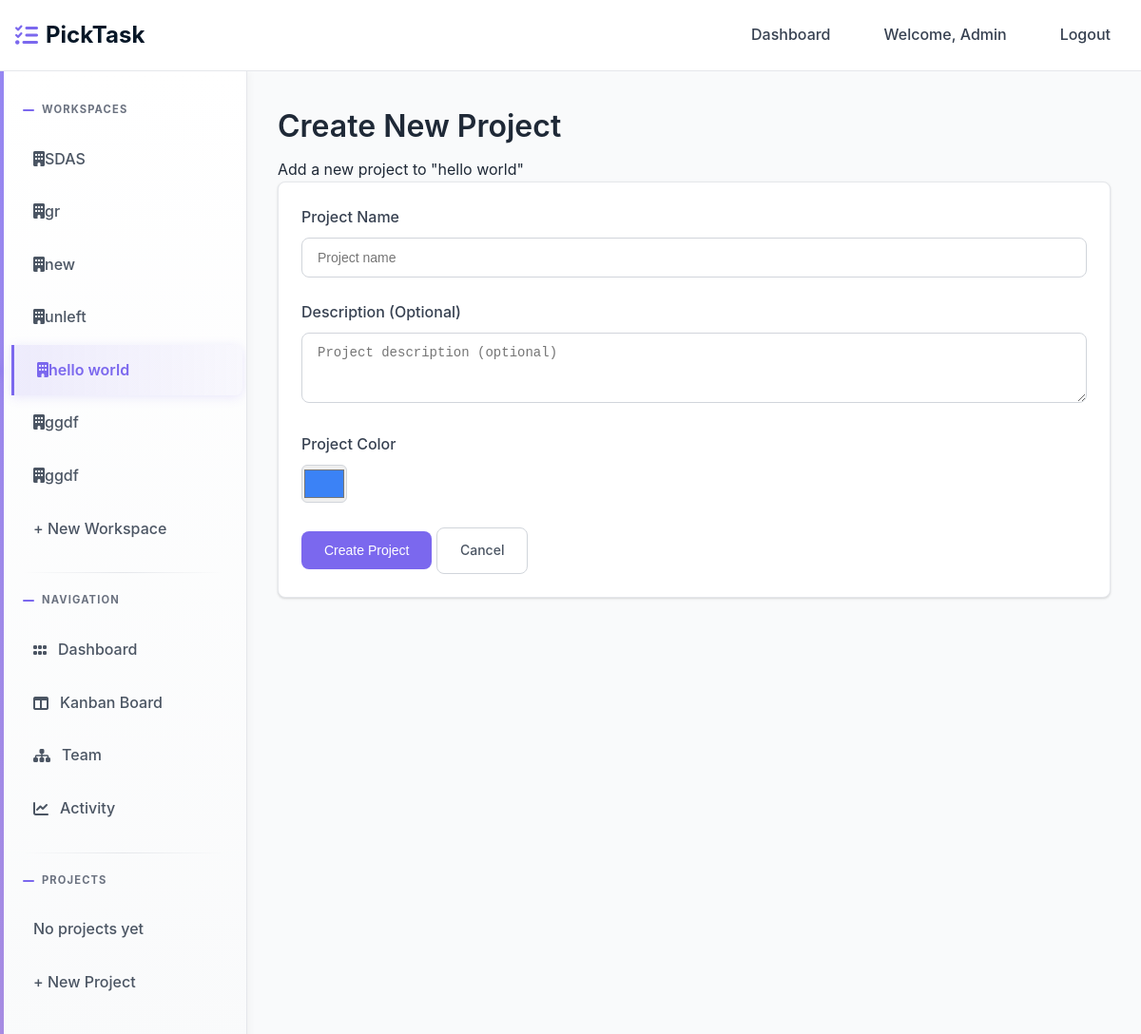
The page /workspace/3/projects/create/ (signed in) on the database its author committed.
### home/models.py (models this page shows)
class User(AbstractUser):
    full_name = models.CharField(max_length=255, blank=True, null=True)
    created_at = models.DateTimeField(auto_now_add=True)

### workspace/models.py (models this page shows, shortened)
class Membership(models.Model):
    ROLE_CHOICES = [
        ('admin', 'Admin'),
        ('member', 'Member'),
    ]
    user = models.ForeignKey(settings.AUTH_USER_MODEL, on_delete=models.CASCADE, related_name='memberships')
    workspace = models.ForeignKey(Workspace, on_delete=models.CASCADE, related_name='memberships')
    role = models.CharField(max_length=20, choices=ROLE_CHOICES, default='member')
    joined_at = models.DateTimeField(auto_now_add=True)
    class Meta:
        unique_together = ['user', 'workspace']
        ordering = ['-joined_at']

class Workspace(models.Model):
    name = models.CharField(max_length=255)
    created_by = models.ForeignKey(settings.AUTH_USER_MODEL, on_delete=models.CASCADE, related_name='workspaces_created')
    created_at = models.DateTimeField(auto_now_add=True)
    class Meta:
        ordering = ['-created_at']

### workspace/views.py (the view)
# urls.py: path('<int:workspace_id>/projects/create/', views.create_project, name='create-project'),
@login_required
def create_project(request, workspace_id):
    workspace = get_object_or_404(Workspace, id=workspace_id)
    if not Membership.objects.filter(user=request.user, workspace=workspace).exists():
        messages.error(request, "You don't have access to this workspace")
        return redirect('workspace:dashboard')
    if request.method == 'POST':
        form = ProjectForm(request.POST)
        if form.is_valid():
            project = form.save(commit=False)
            project.workspace = workspace
            project.created_by = request.user
            project.save()
            ActivityLog.objects.create(
                workspace=workspace,
                user=request.user,
                action=f"created project '{project.name}'"
            )
            messages.success(request, f"Project '{project.name}' created successfully!")
            return redirect('workspace:workspace-detail', workspace_id=workspace_id)
        else:
            context = {
                'workspace': workspace,
                'form': form,
            }
            return render(request, 'workspace/create-project.html', context)
    else:
        form = ProjectForm()
    context = {
        'workspace': workspace,
        'form': form,
    }
    return render(request, 'workspace/create-project.html', context)

### workspace/forms.py
class ProjectForm(forms.ModelForm):
    class Meta:
        model = Project
        fields = ['name', 'description', 'color']
        widgets = {
            'name': forms.TextInput(attrs={
                'class': 'form-input',
                'placeholder': 'Project name'
            }),
            'description': forms.Textarea(attrs={
                'class': 'form-textarea',
                'rows': 3,
                'placeholder': 'Project description (optional)'
            }),
            'color': forms.TextInput(attrs={
                'type': 'color',
                'class': 'form-color h-10 w-15'
            }),
        }

### templates/workspace/create-project.html (shortened to what this page needs)
{% extends 'base.html' %} {% load static %}  {% block content %}
<div class="max-w-2xl mx-auto">
  <div class="mb-6">
    <h1>Create New Project</h1>
    <p class="text-gray-600">Add a new project to "{{ workspace.name }}"</p>
  </div>
  <div class="card">
    <div class="card-body">
      <form method="post">
        <div class="form-group">
          <label class="form-label" for="{{ form.name.id_for_label }}"
            >Project Name</label
          >
          {{ form.name }}
        </div>
        <div class="form-group mt-4">
          <label class="form-label" for="{{ form.description.id_for_label }}"
            >Description (Optional)</label
          >
          {{ form.description }}
        </div>
        <div class="form-group mt-4">
          <label class="form-label" for="{{ form.color.id_for_label }}"
            >Project Color</label
          >
          <div class="flex items-center gap-3">
            {{ form.color }}
          </div>
        </div>
        <div class="mt-8 flex gap-3">
          <button type="submit" class="btn btn-primary">Create Project</button>
          <a
            href="{% url 'workspace:workspace-detail' workspace.id %}"
            class="btn btn-outline"
          >
            Cancel
          </a>
        </div>
      </form>
    </div>
  </div>
</div>
{% endblock %}

### templates/base.html (shortened to what this page needs)
<!DOCTYPE html>
<html lang="en">
  <head>
    <link href="https://cdnjs.cloudflare.com/ajax/libs/font-awesome/6.0.0/css/all.min.css" rel="stylesheet">
  </head>
  <body>
    <nav class="navbar" id="navbar" role="navigation" aria-label="Main navigation">
      <div class="nav-container">
        <a href="{% url 'workspace:dashboard' %}" class="logo" aria-label="PickTask home">
          <i class="fas fa-tasks" aria-hidden="true"></i>
          PickTask
        </a>
        <div class="nav-links" id="nav-links">
          {% if user.is_authenticated %}
          <a href="{% url 'workspace:dashboard' %}" class="nav-link {% if request.resolver_match.url_name == 'dashboard' %}active{% endif %}">Dashboard</a>
          <span class="nav-link">Welcome, {{ user.username }}</span>
          <a href="{% url 'authentication:logout' %}" class="nav-link">Logout</a>
          {% else %}
          <a href="{% url 'authentication:login' %}" class="nav-link">Login</a>
          <a href="{% url 'authentication:register' %}" class="nav-link">Register</a>
          {% endif %}
        </div>
      </div>
    </nav>
    <div class="app-layout">
      {% if user.is_authenticated %}
      <aside class="sidebar">{% include 'partials/sidebar.html' %}</aside>
      {% endif %}
      <main class="main-content">
        {% block content %}{% endblock %}
      </main>
    </div>
  </body>
</html>

### templates/partials/sidebar.html
<div class="sidebar-section">
  <div class="sidebar-title">Workspaces</div>
  {% for membership in user.memberships.all %}
  <a
    href="{% url 'workspace:workspace-detail' membership.workspace.id %}"
    class="sidebar-link {% if current_workspace.id == membership.workspace.id %}active{% endif %}"
  >
    <span
      ><i class="fa-solid fa-building"></i>{{membership.workspace.name}}</span
    >
  </a>
  {% endfor %}
  <a
    href="{% url 'workspace:create-workspace' %}"
    class="sidebar-link {% if request.resolver_match.url_name == 'create-workspace' %}active{% endif %}"
  >
    + New Workspace
  </a>
</div>
{% if current_workspace %}
<div class="sidebar-section">
  <div class="sidebar-title">Navigation</div>
  <a
    href="{% url 'workspace:workspace-detail' current_workspace.id %}"
    class="sidebar-link {% if request.resolver_match.url_name == 'workspace-detail' %}active{% endif %}"
    ><i class="fa-solid fa-grip"></i>Dashboard
  </a>
  <a
    href="{% url 'kanban:kanban' current_workspace.id %}"
    class="sidebar-link {% if request.resolver_match.url_name == 'kanban' %}active{% endif %}"
    ><i class="fa-solid fa-table-columns"></i>Kanban Board
  </a>
  <a
    href="{% url 'team:team' current_workspace.id %}"
    class="sidebar-link {% if request.resolver_match.url_name == 'team' %}active{% endif %}"
    ><i class="fa-solid fa-sitemap"></i>Team
  </a>
  <a
    href="{% url 'activity:activity' current_workspace.id %}"
    class="sidebar-link {% if request.resolver_match.url_name == 'activity' %}active{% endif %}"
    ><i class="fa-solid fa-chart-line"></i>Activity
  </a>
</div>
<div class="sidebar-section">
  <div class="sidebar-title">Projects</div>
  {% for project in current_workspace.projects.all %}
  <a
    href="{% url 'kanban:kanban' current_workspace.id %}?project={{ project.id }}"
    class="sidebar-link"
    ><i class="fa-solid fa-list-check"></i>{{ project.name }}
  </a>
  {% empty %}
  <span class="sidebar-link text-muted">No projects yet</span>
  {% endfor %}
  <a
    href="{% url 'workspace:create-project' current_workspace.id %}"
    class="sidebar-link"
  >
    + New Project
  </a>
</div>
{% endif %}

### templates/workspace/create-project.html (style rules this page uses)
.form-color { height: 2.5rem; width: 3rem; padding: 0; border: 1px solid #d1d5db; border-radius: 0.375rem; cursor: pointer; }

### rows shown on the page
User: username "Admin"
Membership: workspace.name "SDAS"
Membership: workspace.name "gr"
Membership: workspace.name "new"
Membership: workspace.name "unleft"
Membership: workspace.name "hello world"
Membership: workspace.name "ggdf"
Membership: workspace.name "ggdf"
Workspace: name "hello world"
